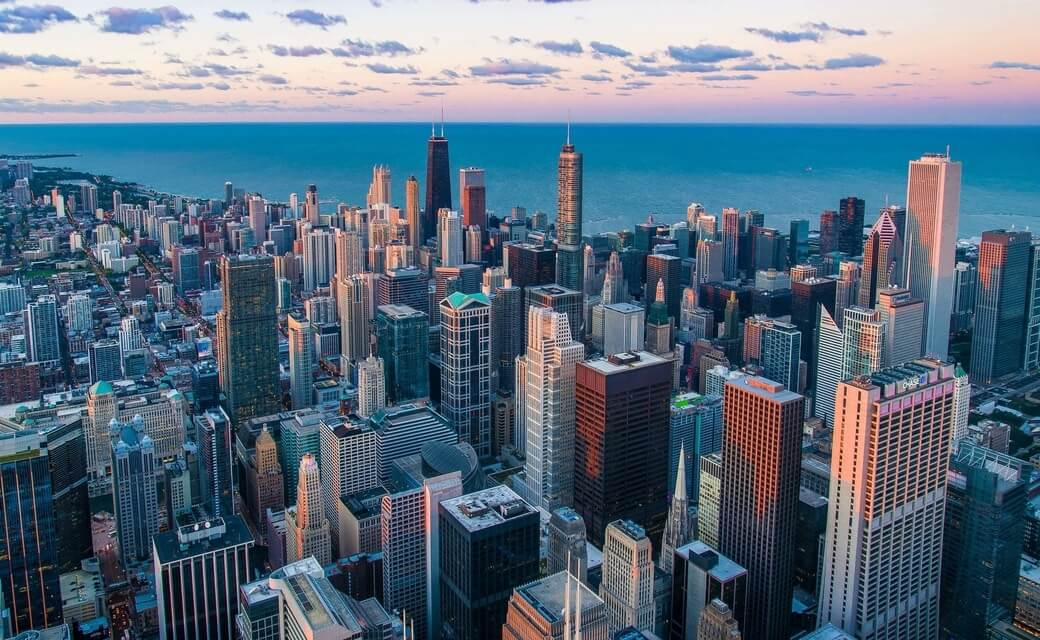
#> input picture machine-learning/image-transformation/city.jpg, 1040 x 640 px
$ python reflection.py
#> lines starting #> are read from the running program, lines starting #| are printed output that depends on the picture
import numpy as np
import cv2
import matplotlib.pyplot as plt

# read the input image
img = cv2.imread("city.jpg")
#> img is the input picture: shape (640, 1040, 3); mean B, G, R 128, 111.1, 91.7
# convert from BGR to RGB so we can plot using matplotlib
img = cv2.cvtColor(img, cv2.COLOR_BGR2RGB)
# disable x & y axis
plt.axis('off')
# show the image
plt.imshow(img)
plt.show()

# get the image shape
rows, cols, dim = img.shape
#> rows = 640; cols = 1040; dim = 3

# transformation matrix for x-axis reflection
M = np.float32([[1,  0, 0   ],
                [0, -1, rows],
                [0,  0, 1   ]])
#> M = [[1, 0, 0], [0, -1, 640], [0, 0, 1]]
# transformation matrix for y-axis reflection
# M = np.float32([[-1, 0, cols],
#                 [ 0, 1, 0   ],
#                 [ 0, 0, 1   ]])
# apply a perspective transformation to the image
reflected_img = cv2.warpPerspective(img,M,(int(cols),int(rows)))
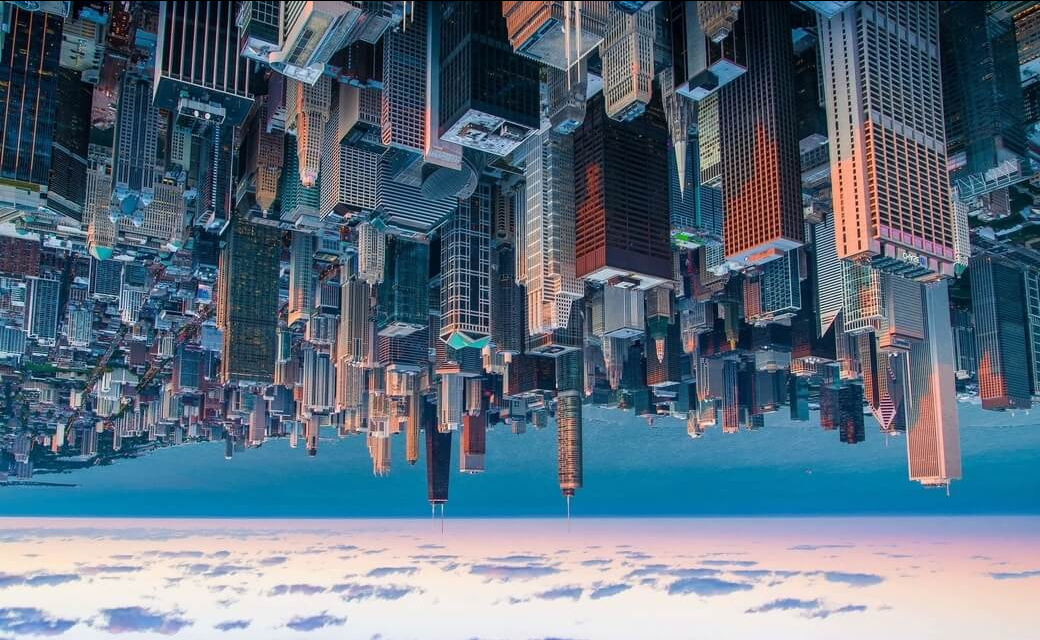
#> reflected_img: shape (640, 1040, 3); mean R, G, B 91.4, 110.7, 127.7
# disable x & y axis
plt.axis('off')
# show the resulting image
plt.imshow(reflected_img)
plt.show()
# save the resulting image to disk
plt.imsave("city_reflected.jpg", reflected_img)
